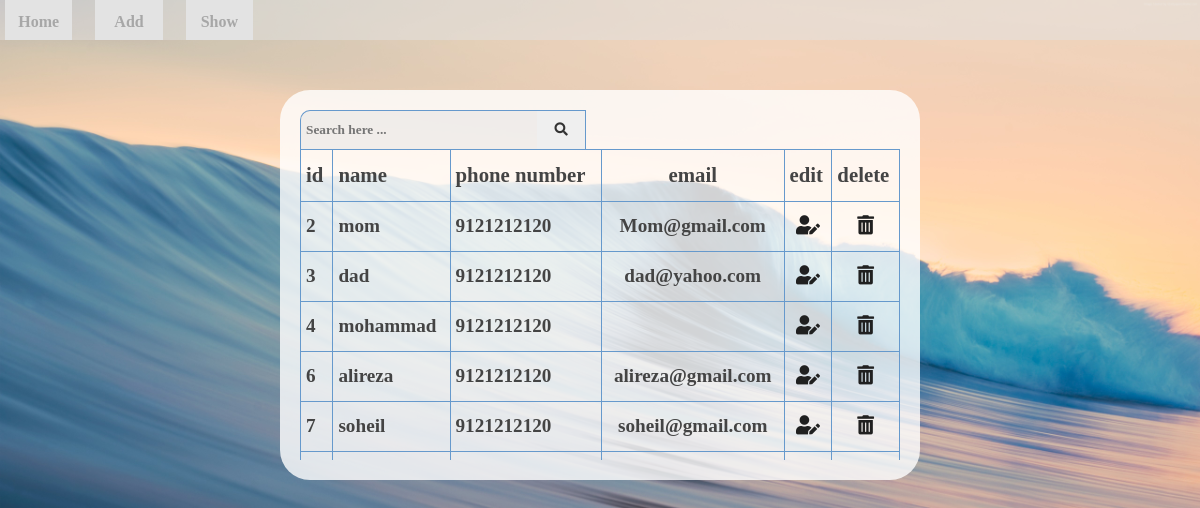
/?url=show, run on the app's committed database.
### tables this page shows
CREATE TABLE "USERS" (
	"id"	INTEGER NOT NULL PRIMARY KEY AUTOINCREMENT,
	"name"	TEXT NOT NULL,
	"number"	INTEGER NOT NULL,
	"email"	TEXT NOT NULL
);

### web.py (the view, shortened to what this page needs)
@app.route('/', methods=['GET', 'POST'])
def index():
    message = None
    edit = request.values.get('edit')
    search = request.values.get('search')
    delete = request.values.get('delete')
    data = DataBase(table="USERS").get()
    if delete:
        DataBase(table="USERS", rows="id", values=f"'{delete}'").delete()
        return redirect('?url=show')
    if edit:
        data = DataBase(table="USERS", values=f"id='{edit}'").search()
    return render_template("index.html", data=data, message=message)

### database.py (called while the page is built)
    def get(self):
        if self.rows:
            self.connect.execute(f"SELECT {self.rows} FROM {self.table}")
            data = self.connect.fetchall()
        else:
            self.connect.execute(f"SELECT * FROM {self.table}")
            data = self.connect.fetchall()
        return data

### templates/index.html (shortened to what this page needs)
<!DOCTYPE html>
<html lang="en">
  <head>
    <link rel="stylesheet" href="/static/css/style.css"/>
    <link rel="stylesheet" href="https://use.fontawesome.com/releases/v5.7.2/css/all.css"
>
  </head>
  <body>
    <header>
      <nav>
        <a href="/">Home</a>
        <a href="?url=add">Add</a>
        <a href="?url=show">Show</a>
      </nav>
    </header>
    <div id="wrapper">
      {% if request.values.get("url") == "add" %}
        <div id="add">
          <hr>
          <form method="post">
            <input type="text" name="name" placeholder="name" maxlength="25" minlength="3" required/>
            <input type="text" name="phoneNumber" placeholder="09120000000" maxlength="11" required/>
            <input type="email" name="emailAddress" placeholder="example@email.com" />
            <button type="submit" name="addValues">submit</button>
          </form>
          <hr>
        </div>
      {% elif request.values.get("url") == "show" %}
        <div id="show">
          <form method="get" class="search-box">
              <input type="text" name="search" placeholder="Search here ..." required/>
              <button type="submit" name="url" value="show"><i class="fas fa-search"></i></button>
          </form>
          <table class="tg">
            <tr>
              <th class="tg-0lax">id<br></th>
              <th class="tg-0lax">name</th>
              <th class="tg-0lax">phone number</th>
              <th class="tg-baqh">email</th>
              {% if request.values.get('edit') %}
                <th class="tg-0lax">submit</th>
              {% else %}
                <th class="tg-0lax">edit</th>
                <th class="tg-0lax">delete</th>
              {% endif %}
            </tr>
            {% for i in data %}
              <tr>
                {% if request.values.get('edit') %}
                  <form method="post">
                    <td class="tg-0lax">
                      {{ i[0] }}
                    </td>
                    <td class="tg-0lax">
                      <input value="{{ i[1] }}" name="name">
                    </td>
                    <td class="tg-0lax">
                      <input value="{{ i[2] }}" name="phoneNumber">
                    </td>
                    <td class="tg-0lax">
                      <input value="{{ i[3] }}" name="emailAddress">
                    </td>
                    <td class="tg-0lax">
                      <button type="submit" name="editValues">submit</button>
                    </td>
                  </form>
                {% else %}
                  <td class="tg-0lax">{{ i[0] }}</td>
                  <td class="tg-0lax">{{ i[1] }}</td>
                  <td class="tg-0lax">{{ i[2] }}</td>
                  <td class="tg-baqh">{{ i[3] }}</td>
                  <td class="tg-baqh"><a href="?url=show&edit={{ i[0] }}" class="icon"><i class="fas fa-user-edit"></i></a></td>
                  <td class="tg-baqh"><a href="?url=show&delete={{ i[0] }}" class="icon"><i class="fas fa-trash-alt"></i></a></td>
                {% endif %}
              </tr>
            {% endfor %}
          </table>
        </div>
      {% endif %}
    </div>
  </body>
</html>

### static/css/style.css (style rules this page uses)
* { direction: inherit; font-weight: bold; font-family: 'Rakkas', cursive; }
a { color: inherit; text-decoration: inherit; }
body { width: 100%; margin: auto; min-height: 100%; background-size: cover; background-image: url("../img/background.jpg"); }
header { width: 100%; height: 40px; margin: auto; box-sizing: border-box; padding: 0 10px 0 5px; background-color: rgba(227, 227, 227, .5); }
header nav { width: 80%; display: inline-block; }
nav a { width: 5%; height: 20px; padding: 10px; color: #a7a7a7; margin-right: 2%; text-align: center; display: inline-block; background-color: #e3e3e3; transition: .5s ease-in-out; }
#wrapper { top: 50px; width: 50%; margin: auto; min-height: 100%; position: relative; border-radius: 30px; padding: 20px 20px 20px 20px; background-color: rgba(255, 255, 255, .8); }
#add input, button { color: #333333; }
#show { max-height: 350px; overflow-y: scroll; }
.search-box { width: 54.1%; display: block; }
.search-box input[type="text"] { width: 70%; padding: 5px; height: 28px; border: 1px solid #69c; border-bottom: none; border-right: none; display: inline-block; border-top-left-radius: 10px; background-color: rgba(227, 227, 227, .5); }
.search-box button { width: 15%; height: 39px; margin-left: -1.5%; display: inline-block; border: 1px solid #69c; border-left: none; border-bottom: none; }
.tg { border-collapse:collapse;border-spacing:0;width: 100%;color: rgb(68, 68, 68); }
.tg td { font-size:1.2em;padding:10px 5px;overflow:hidden;border: 1px solid #69c; }
.tg th { font-size:1.3em;padding:10px 5px;overflow:hidden;border: 1px solid #69c; }
.tg .tg-baqh { text-align:center;vertical-align:top }
.tg .tg-0lax { text-align:left;vertical-align:top }
.icon { color: rgb(32, 32, 32); transition: .3s; }

### data on the page
USERS: id "2", name "mom", number "9121212120", email "Mom@gmail.com"
USERS: id "3", name "dad", number "9121212120", email "dad@yahoo.com"
USERS: id "4", name "mohammad", number "9121212120"
USERS: id "6", name "alireza", number "9121212120", email "alireza@gmail.com"
USERS: id "7", name "soheil", number "9121212120", email "soheil@gmail.com"
